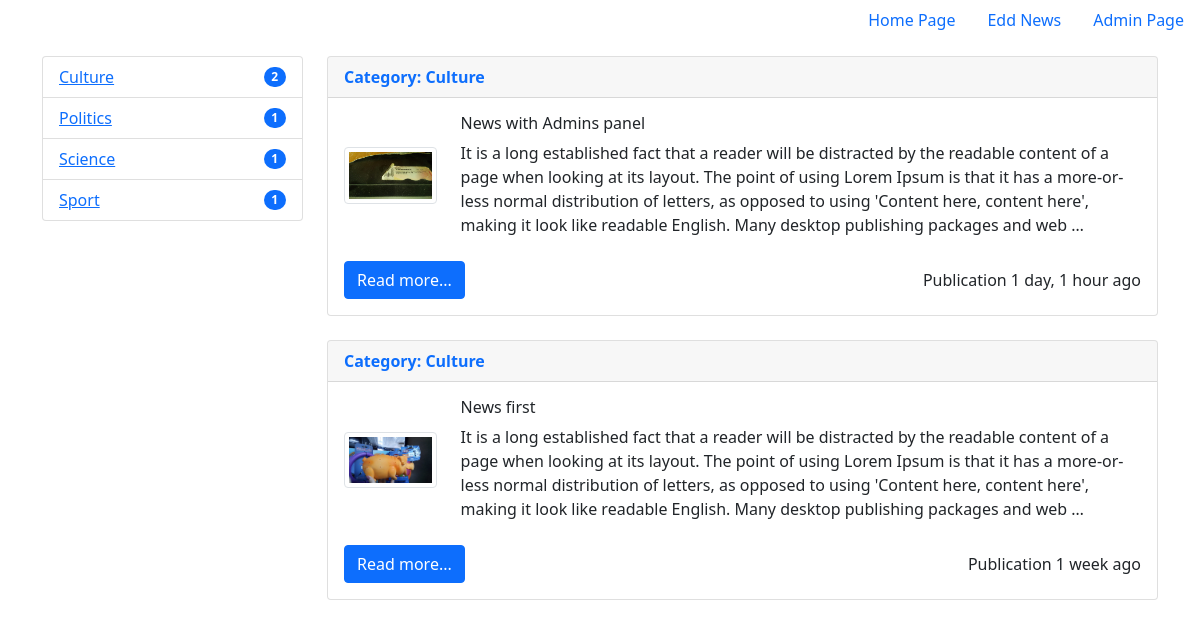
Page /category/1/ on the committed database.
### news/models.py (models this page shows, shortened)
class Category(models.Model):
    title = models.CharField(max_length=150, db_index=True)
    def __str__(self):
        return self.title
    def number_news(self):
        num_news = News.objects.filter(category=self.id).count()
        return num_news
    class Meta:
        verbose_name = 'Category'
        verbose_name_plural = 'Categories'
        ordering = ['title']

class News(models.Model):
    title = models.CharField(max_length=150)
    content = models.TextField(blank=True)
    createdAt = models.DateTimeField(auto_now_add=True)
    updateAt = models.DateTimeField(auto_now=True)
    photo = models.ImageField(upload_to='images/%Y/%m/%d', blank=True)
    isPublished = models.BooleanField(default=False)
    category = models.ForeignKey('Category', on_delete=models.PROTECT, null=True)
    class Meta:
        verbose_name = 'New'
        verbose_name_plural = 'News'
        ordering = ['-createdAt', 'title']

### news/views.py (the view)
# urls.py: path('category/<int:category_id>/', get_category_news, name='category'),
def get_category_news (request, category_id):
    news = News.objects.filter(category_id=category_id)
    categories = Category.objects.all()
    category = Category.objects.get(pk=category_id)
    context = {
        'news': news,
        'categories': categories,
        'category': category,
    }
    return render(request, 'news/category.html', context)

### news/templates/news/category.html (shortened to what this page needs)
<!doctype html>
<html lang="en">
<head>
  <link href="https://cdn.jsdelivr.net/npm/bootstrap@5.0.2/dist/css/bootstrap.min.css" rel="stylesheet">
</head>
<body>
<ul class="nav justify-content-end">
  <li class="nav-item">
    <a class="nav-link active" aria-current="page" href="{% url 'home' %}">Home Page</a>
  </li>
  <li class="nav-item">
    <a class="nav-link active" aria-current="page" href="{% url 'home' %}">Edd News</a>
  </li>
  <li class="nav-item">
    <a class="nav-link active" aria-current="page" href="{% url 'home' %}">Admin Page</a>
  </li>
</ul>
<div class="container mt-3">
  <div class="row">
    <div class="col-3">
      <ul class="list-group">
        {% for category in categories %}
        <li class="list-group-item d-flex justify-content-between align-items-center">
          <a href="{% url 'category' category.pk %}" role="tab" aria-controls="list-home">{{category.title}}</a>
          <span class="badge bg-primary rounded-pill">{{category.number_news}}</span>
        </li>
        {% empty%}
        <h5>Category not found!</h5>
        {% endfor%}
      </ul>
    </div>
    <div class="col-9">
      {% for item in news %}
      <div class="card mb-4" >
        <div class="card-header"><b class="text-primary">Category:  {{item.category}}</b></div>
        <div class="card-body">
          <div class="d-flex justify-content-between align-items-center  mb-4">
            <div class="me-4">
              {% if item.photo%}
              <img src="{{ item.photo.url }}" class="img-thumbnail" alt="..." width="350px">
              {% else %}
              <img src="images/IMG_20160120_133849.jpg" class="img-thumbnail" alt="..." width="350px">
              {% endif%}
            </div>
            <div>
              <h6 class="card-title">{{item.title}}</h6>
              <p class="card-text">{{item.content|truncatewords:60}}</p>
            </div>
          </div>
          <div class="d-flex justify-content-between align-items-center">
            <a href="/" class="btn btn-primary">Read more...</a>
            <div class="text-end">Publication {{item.createdAt|timesince}} ago</div>
          </div>
        </div>
      </div>
      {% empty%}
      <h5>News not found!</h5>
      {% endfor%}
    </div>
</div>
</body>
</html>

### rows in the picture
Category: title "Culture", number_news "2"
Category: title "Politics", number_news "1"
Category: title "Science", number_news "1"
Category: title "Sport", number_news "1"
News: category "Culture", photo (picture), title "News with Admins panel", content "It is a long established fact that a reader will be distracted by the readable content of a page when looking at its layout. The point of using Lorem Ipsum is that it has a more-or-less normal distribution of letters, as opposed to using 'Content here, content here', making it look like readable English. Many desktop publishing packages and web …", createdAt "1 day, 1 hour"
News: category "Culture", title "News first", content "It is a long established fact that a reader will be distracted by the readable content of a page when looking at its layout. The point of using Lorem Ipsum is that it has a more-or-less normal distribution of letters, as opposed to using 'Content here, content here', making it look like readable English. Many desktop publishing packages and web …", createdAt "1 week"
